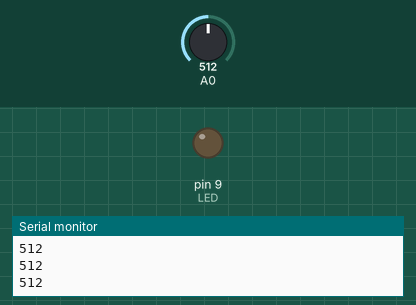
This sketch was run on a simulated Arduino Uno, built with avr-gcc and run on an emulated ATmega328P. Shown: output pins drawn as LEDs (lit = HIGH), the last lines printed to the serial monitor. The inputs (shaded band) are chosen by the test bench; at power-on: A0 = 512.

Above: at 1.2 s.
1.3 s: A0 set to 216
2.8 s: A0 set to 184
At 4.0 s:
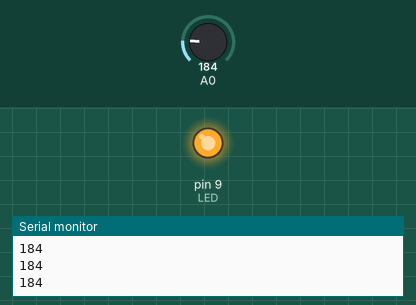
4.3 s: A0 set to 210
At 5.0 s:
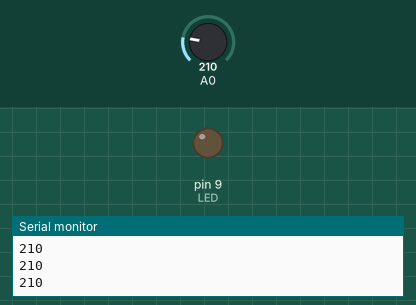
5.8 s: A0 set to 190
At 6.3 s:
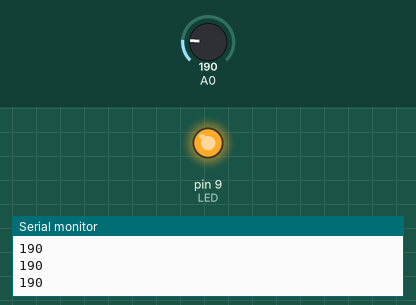
Timing chart, 0 to 8.3 s (numbered marks = the images above; inputs shaded):
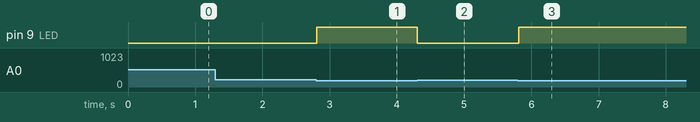

The sketch:

LDR_sensor.ino
```cpp
// C++ code
//LDR sensor
int LED=9;
void setup()
{
  Serial.begin(9600);
  pinMode(LED,OUTPUT);
}

void loop()
{
  int voltage=analogRead(A0);
  Serial.println(voltage);
  if(voltage<=200){
    digitalWrite(LED,HIGH);
   }
  else{
    digitalWrite(LED,LOW);
  }

}
```

Measured:
- the behaviour switches between 201 and 200 on A0 (found by bisection; images 0 and 1)
- after the input at 2.8 s, pin 9 (LED): LOW → HIGH at once
- after the input at 4.3 s, pin 9 (LED): HIGH → LOW at once
- after the input at 5.8 s, pin 9 (LED): LOW → HIGH at once
